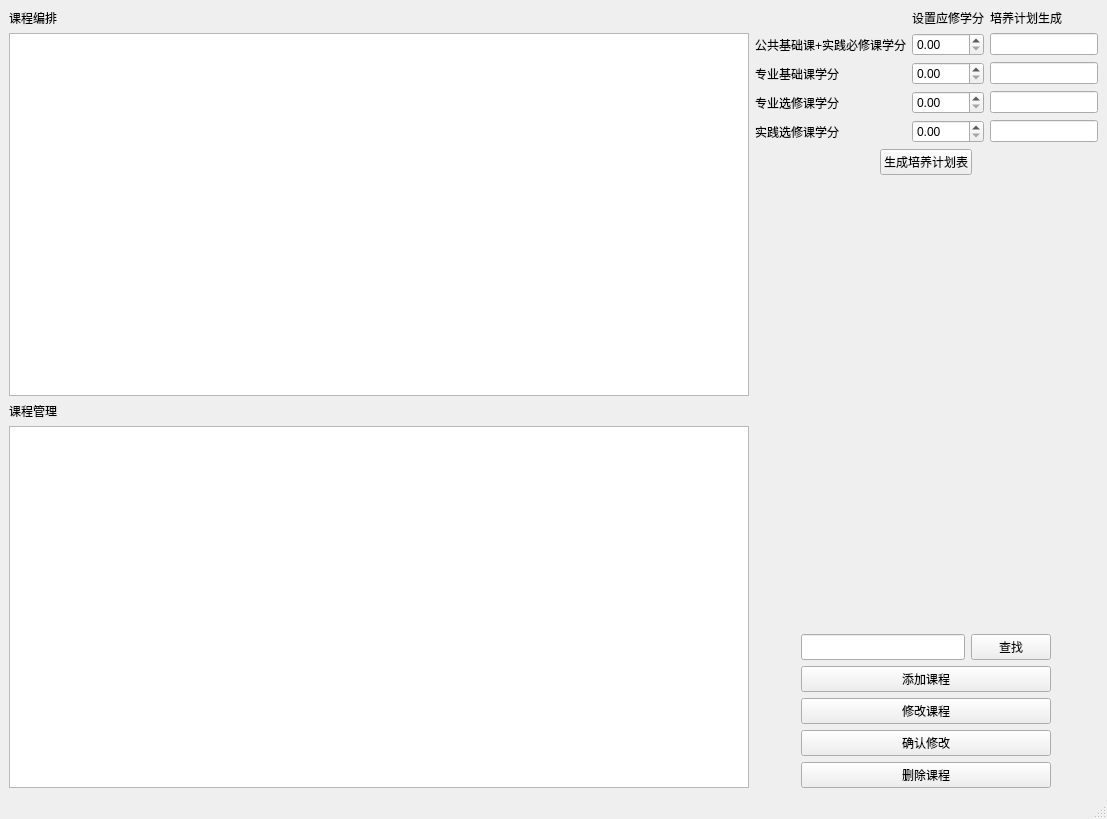
<?xml version="1.0" encoding="UTF-8"?>
<ui version="4.0">
 <class>MainWindow</class>
 <widget class="QMainWindow" name="MainWindow">
  <property name="geometry">
   <rect>
    <x>0</x>
    <y>0</y>
    <width>1107</width>
    <height>819</height>
   </rect>
  </property>
  <property name="windowTitle">
   <string>MainWindow</string>
  </property>
  <property name="layoutDirection">
   <enum>Qt::LayoutDirection::LeftToRight</enum>
  </property>
  <widget class="QWidget" name="centralwidget">
   <layout class="QGridLayout" name="gridLayout_5">
    <item row="0" column="0">
     <layout class="QGridLayout" name="gridLayout_4">
      <item row="0" column="0">
       <layout class="QHBoxLayout" name="horizontalLayout">
        <item>
         <widget class="QLabel" name="label">
          <property name="text">
           <string>课程编排</string>
          </property>
         </widget>
        </item>
       </layout>
      </item>
      <item row="1" column="0">
       <widget class="QTableWidget" name="resultTable">
        <property name="sizePolicy">
         <sizepolicy hsizetype="Expanding" vsizetype="Expanding">
          <horstretch>0</horstretch>
          <verstretch>0</verstretch>
         </sizepolicy>
        </property>
        <property name="font">
         <font>
          <family>Heiti SC</family>
          <pointsize>14</pointsize>
          <kerning>true</kerning>
         </font>
        </property>
        <property name="sizeAdjustPolicy">
         <enum>QAbstractScrollArea::SizeAdjustPolicy::AdjustIgnored</enum>
        </property>
        <attribute name="horizontalHeaderCascadingSectionResizes">
         <bool>false</bool>
        </attribute>
        <attribute name="verticalHeaderCascadingSectionResizes">
         <bool>true</bool>
        </attribute>
       </widget>
      </item>
      <item row="3" column="0">
       <widget class="QTableWidget" name="coursesTable">
        <property name="sizePolicy">
         <sizepolicy hsizetype="Expanding" vsizetype="Expanding">
          <horstretch>0</horstretch>
          <verstretch>0</verstretch>
         </sizepolicy>
        </property>
        <property name="font">
         <font>
          <family>Heiti SC</family>
          <pointsize>14</pointsize>
         </font>
        </property>
        <property name="alternatingRowColors">
         <bool>true</bool>
        </property>
        <attribute name="horizontalHeaderCascadingSectionResizes">
         <bool>false</bool>
        </attribute>
        <attribute name="horizontalHeaderStretchLastSection">
         <bool>true</bool>
        </attribute>
       </widget>
      </item>
      <item row="2" column="0">
       <layout class="QHBoxLayout" name="horizontalLayout_3">
        <item>
         <widget class="QLabel" name="label_5">
          <property name="text">
           <string>课程管理</string>
          </property>
         </widget>
        </item>
       </layout>
      </item>
     </layout>
    </item>
    <item row="0" column="1">
     <layout class="QVBoxLayout" name="verticalLayout_3">
      <item>
       <layout class="QVBoxLayout" name="verticalLayout_2">
        <property name="sizeConstraint">
         <enum>QLayout::SizeConstraint::SetNoConstraint</enum>
        </property>
        <item>
         <layout class="QGridLayout" name="gridLayout">
          <item row="0" column="1">
           <widget class="QLabel" name="label_9">
            <property name="sizePolicy">
             <sizepolicy hsizetype="Fixed" vsizetype="Fixed">
              <horstretch>0</horstretch>
              <verstretch>0</verstretch>
             </sizepolicy>
            </property>
            <property name="text">
             <string>设置应修学分</string>
            </property>
           </widget>
          </item>
          <item row="7" column="1">
           <widget class="QDoubleSpinBox" name="needCredit2"/>
          </item>
          <item row="8" column="1">
           <widget class="QDoubleSpinBox" name="needCredit3"/>
          </item>
          <item row="2" column="1">
           <widget class="QDoubleSpinBox" name="needCredit1"/>
          </item>
          <item row="7" column="2">
           <widget class="QLineEdit" name="credit2">
            <property name="sizePolicy">
             <sizepolicy hsizetype="Fixed" vsizetype="Fixed">
              <horstretch>0</horstretch>
              <verstretch>0</verstretch>
             </sizepolicy>
            </property>
           </widget>
          </item>
          <item row="2" column="0">
           <widget class="QLabel" name="label_3">
            <property name="sizePolicy">
             <sizepolicy hsizetype="Fixed" vsizetype="Preferred">
              <horstretch>0</horstretch>
              <verstretch>0</verstretch>
             </sizepolicy>
            </property>
            <property name="text">
             <string>公共基础课+实践必修课学分</string>
            </property>
           </widget>
          </item>
          <item row="8" column="2">
           <widget class="QLineEdit" name="credit3">
            <property name="sizePolicy">
             <sizepolicy hsizetype="Fixed" vsizetype="Fixed">
              <horstretch>0</horstretch>
              <verstretch>0</verstretch>
             </sizepolicy>
            </property>
           </widget>
          </item>
          <item row="9" column="1">
           <widget class="QDoubleSpinBox" name="needCredit4"/>
          </item>
          <item row="8" column="0">
           <widget class="QLabel" name="label_4">
            <property name="sizePolicy">
             <sizepolicy hsizetype="Fixed" vsizetype="Preferred">
              <horstretch>0</horstretch>
              <verstretch>0</verstretch>
             </sizepolicy>
            </property>
            <property name="text">
             <string>专业选修课学分</string>
            </property>
           </widget>
          </item>
          <item row="9" column="0">
           <widget class="QLabel" name="label_6">
            <property name="sizePolicy">
             <sizepolicy hsizetype="Fixed" vsizetype="Preferred">
              <horstretch>0</horstretch>
              <verstretch>0</verstretch>
             </sizepolicy>
            </property>
            <property name="text">
             <string>实践选修课学分</string>
            </property>
           </widget>
          </item>
          <item row="0" column="2">
           <widget class="QLabel" name="label_8">
            <property name="text">
             <string>培养计划生成</string>
            </property>
           </widget>
          </item>
          <item row="7" column="0">
           <widget class="QLabel" name="label_2">
            <property name="sizePolicy">
             <sizepolicy hsizetype="Fixed" vsizetype="Preferred">
              <horstretch>0</horstretch>
              <verstretch>0</verstretch>
             </sizepolicy>
            </property>
            <property name="text">
             <string>专业基础课学分</string>
            </property>
           </widget>
          </item>
          <item row="2" column="2">
           <widget class="QLineEdit" name="credit1">
            <property name="sizePolicy">
             <sizepolicy hsizetype="Fixed" vsizetype="Fixed">
              <horstretch>0</horstretch>
              <verstretch>0</verstretch>
             </sizepolicy>
            </property>
           </widget>
          </item>
          <item row="9" column="2">
           <widget class="QLineEdit" name="credit4">
            <property name="sizePolicy">
             <sizepolicy hsizetype="Fixed" vsizetype="Fixed">
              <horstretch>0</horstretch>
              <verstretch>0</verstretch>
             </sizepolicy>
            </property>
           </widget>
          </item>
         </layout>
        </item>
        <item alignment="Qt::AlignmentFlag::AlignHCenter">
         <widget class="QPushButton" name="getTrainingPlan">
          <property name="sizePolicy">
           <sizepolicy hsizetype="Expanding" vsizetype="Fixed">
            <horstretch>0</horstretch>
            <verstretch>0</verstretch>
           </sizepolicy>
          </property>
          <property name="maximumSize">
           <size>
            <width>250</width>
            <height>45</height>
           </size>
          </property>
          <property name="text">
           <string>生成培养计划表</string>
          </property>
         </widget>
        </item>
        <item>
         <spacer name="verticalSpacer">
          <property name="orientation">
           <enum>Qt::Orientation::Vertical</enum>
          </property>
          <property name="sizeHint" stdset="0">
           <size>
            <width>20</width>
            <height>40</height>
           </size>
          </property>
         </spacer>
        </item>
        <item>
         <layout class="QGridLayout" name="gridLayout_3">
          <item row="5" column="0">
           <widget class="QPushButton" name="editCourse">
            <property name="sizePolicy">
             <sizepolicy hsizetype="Preferred" vsizetype="Fixed">
              <horstretch>0</horstretch>
              <verstretch>0</verstretch>
             </sizepolicy>
            </property>
            <property name="maximumSize">
             <size>
              <width>250</width>
              <height>45</height>
             </size>
            </property>
            <property name="text">
             <string>修改课程</string>
            </property>
           </widget>
          </item>
          <item row="7" column="0">
           <widget class="QPushButton" name="confirmButton">
            <property name="sizePolicy">
             <sizepolicy hsizetype="Preferred" vsizetype="Fixed">
              <horstretch>0</horstretch>
              <verstretch>0</verstretch>
             </sizepolicy>
            </property>
            <property name="maximumSize">
             <size>
              <width>250</width>
              <height>45</height>
             </size>
            </property>
            <property name="text">
             <string>确认修改</string>
            </property>
           </widget>
          </item>
          <item row="2" column="0">
           <widget class="QPushButton" name="addCourse">
            <property name="sizePolicy">
             <sizepolicy hsizetype="Preferred" vsizetype="Fixed">
              <horstretch>0</horstretch>
              <verstretch>0</verstretch>
             </sizepolicy>
            </property>
            <property name="maximumSize">
             <size>
              <width>250</width>
              <height>45</height>
             </size>
            </property>
            <property name="text">
             <string>添加课程</string>
            </property>
           </widget>
          </item>
          <item row="8" column="0">
           <widget class="QPushButton" name="deleteCourse">
            <property name="sizePolicy">
             <sizepolicy hsizetype="Preferred" vsizetype="Fixed">
              <horstretch>0</horstretch>
              <verstretch>0</verstretch>
             </sizepolicy>
            </property>
            <property name="maximumSize">
             <size>
              <width>250</width>
              <height>45</height>
             </size>
            </property>
            <property name="text">
             <string>删除课程</string>
            </property>
           </widget>
          </item>
          <item row="0" column="0">
           <layout class="QGridLayout" name="gridLayout_2">
            <property name="horizontalSpacing">
             <number>-1</number>
            </property>
            <item row="1" column="1">
             <widget class="QPushButton" name="searchCourse">
              <property name="sizePolicy">
               <sizepolicy hsizetype="Maximum" vsizetype="Preferred">
                <horstretch>0</horstretch>
                <verstretch>0</verstretch>
               </sizepolicy>
              </property>
              <property name="maximumSize">
               <size>
                <width>16777215</width>
                <height>45</height>
               </size>
              </property>
              <property name="text">
               <string>查找</string>
              </property>
             </widget>
            </item>
            <item row="1" column="0">
             <widget class="QLineEdit" name="keyword">
              <property name="sizePolicy">
               <sizepolicy hsizetype="Preferred" vsizetype="Preferred">
                <horstretch>0</horstretch>
                <verstretch>0</verstretch>
               </sizepolicy>
              </property>
              <property name="minimumSize">
               <size>
                <width>0</width>
                <height>18</height>
               </size>
              </property>
              <property name="maximumSize">
               <size>
                <width>16777215</width>
                <height>45</height>
               </size>
              </property>
             </widget>
            </item>
           </layout>
          </item>
         </layout>
        </item>
       </layout>
      </item>
     </layout>
    </item>
   </layout>
  </widget>
  <widget class="QMenuBar" name="menubar">
   <property name="geometry">
    <rect>
     <x>0</x>
     <y>0</y>
     <width>1107</width>
     <height>38</height>
    </rect>
   </property>
  </widget>
  <widget class="QStatusBar" name="statusbar"/>
 </widget>
 <resources/>
 <connections/>
</ui>
